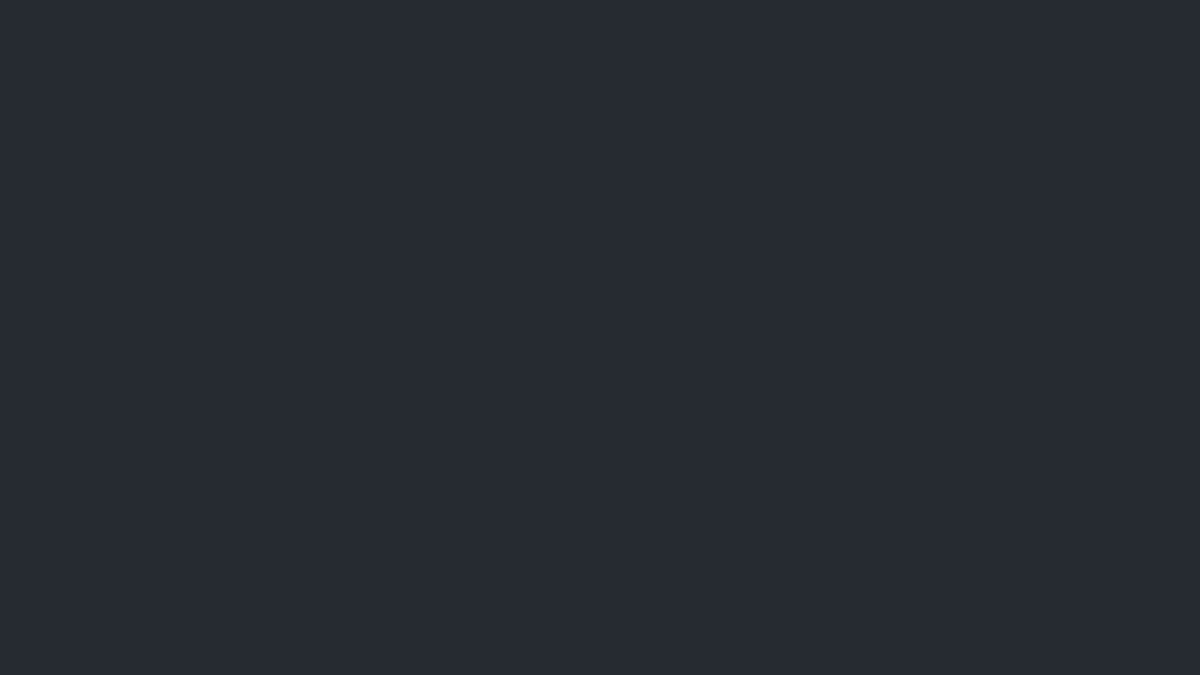
Frame 1 (no input)
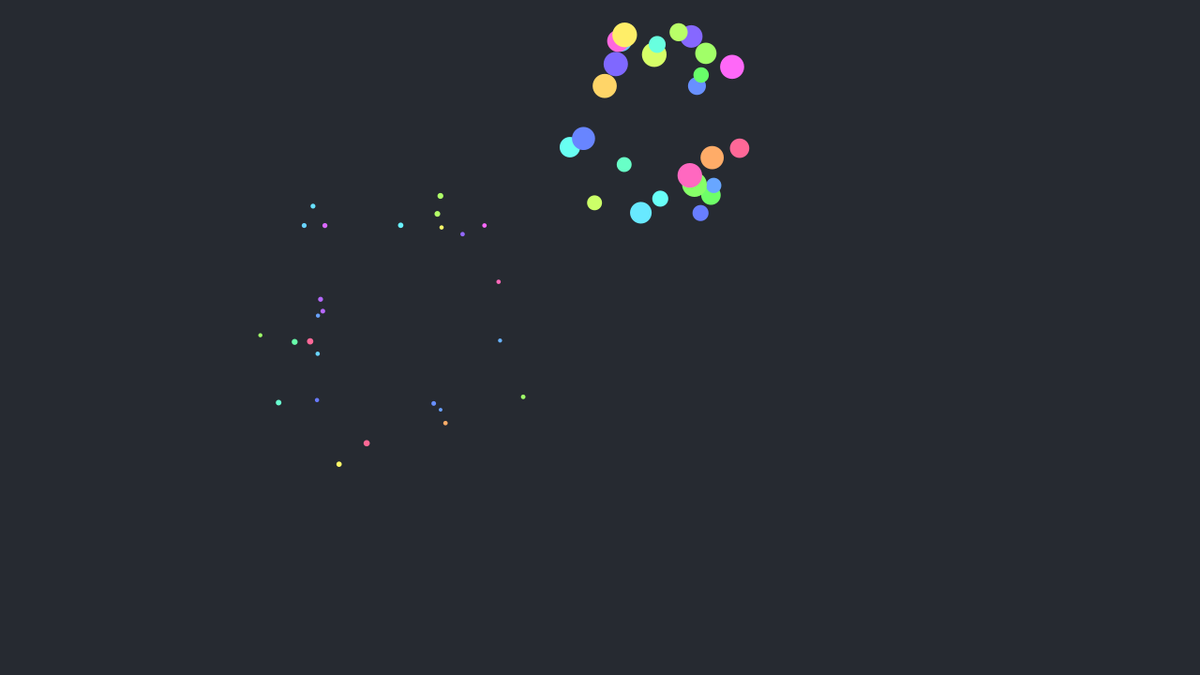
Frame 60 (the mouse pressed at the canvas centre just before this capture)
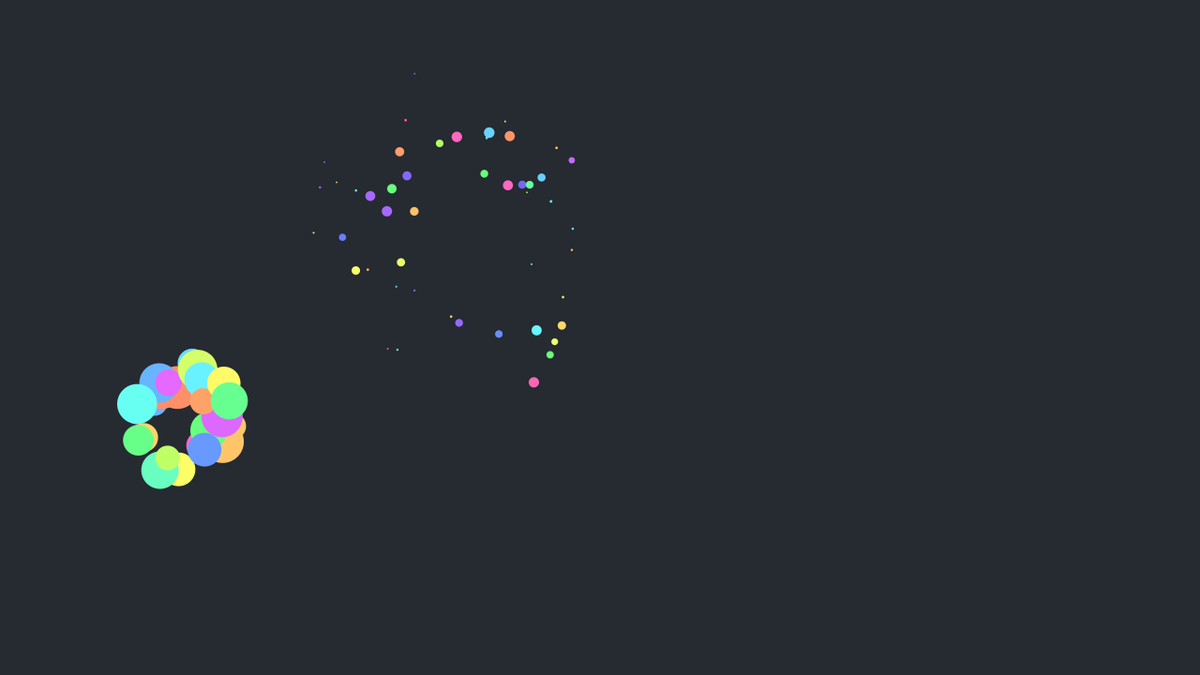
Frame 120 (the mouse held since frame 60 and released just before this capture)

The Processing sketch that drew these frames (run headless with seeded random() and noise(); from frame 60 on, the mouse is pressed at the canvas centre):

// Processing sketch: day2
// ── day2.pde
ParticleSystem ps;

void setup() {
  size(1280, 720);
  colorMode(RGB, 255);
  ps = new ParticleSystem();
  background(38, 42, 49);
}

void draw() {
  colorMode(RGB, 255);
  background(38, 42, 49);

  if (frameCount%13 == 0) {
    ps.addParticles(new PVector(random(0+50, width-50), random(0+50, height-50)));
  }
  ps.run();

}

// ── Particle.pde
static final int SATURATION = 150;
static final int BRIGHTNESS = 255;
static final float DAMPING = 0.9;
static final float SIZE_MIN = 20.0;
static final float SIZE_MAX = 35.0;
static final float SPEED_MIN = 10.0;
static final float SPEED_MAX = 20.0;


class Particle {
  float radius;
  float hue;
  PVector position;
  PVector velocity;

  Particle(PVector origin) {
    radius = random(SIZE_MIN, SIZE_MAX);
    position = new PVector(origin.x + random(-5, 5), origin.y + random(-5, 5));

    hue = random(10, 250);

    float angle = random(0, TWO_PI);
    velocity = new PVector(cos(angle), sin(angle));
    velocity.normalize();
    velocity.mult(random(SPEED_MIN, SPEED_MAX));
  }

  void run() {
    update();
    display();
  }

  void update() {
    velocity.mult(DAMPING);
    position.add(velocity);
    radius *= DAMPING;
  }

  void display() {
    colorMode(HSB, 255);
    noStroke();
    smooth();
    ellipseMode(CENTER);

    fill(hue, SATURATION, BRIGHTNESS);
    ellipse(position.x, position.y, radius*2, radius*2);
  }

  boolean isDead() {
    return (radius <= 1);
  }
}

// ── ParticleSystem.pde
import java.util.Iterator;

static final float SYSTEM_SIZE_MIN = 20.0;
static final float SYSTEM_SIZE_MAX = 30.0;

class ParticleSystem {
  ArrayList<Particle> particles;
  int size;

  ParticleSystem() {
    particles = new ArrayList<Particle>();
    size = round(random(SYSTEM_SIZE_MIN, SYSTEM_SIZE_MAX));
  }

  void addParticles(PVector origin) {
    for (int i = 0; i < size; i++) {
      particles.add(new Particle(origin));
    }
  }

  void run() {
    Iterator<Particle> it =
        particles.iterator();
    while (it.hasNext()) {
      Particle p = it.next();
      p.run();
      if (p.isDead()) {
        it.remove();
      }
    }
  }
}
